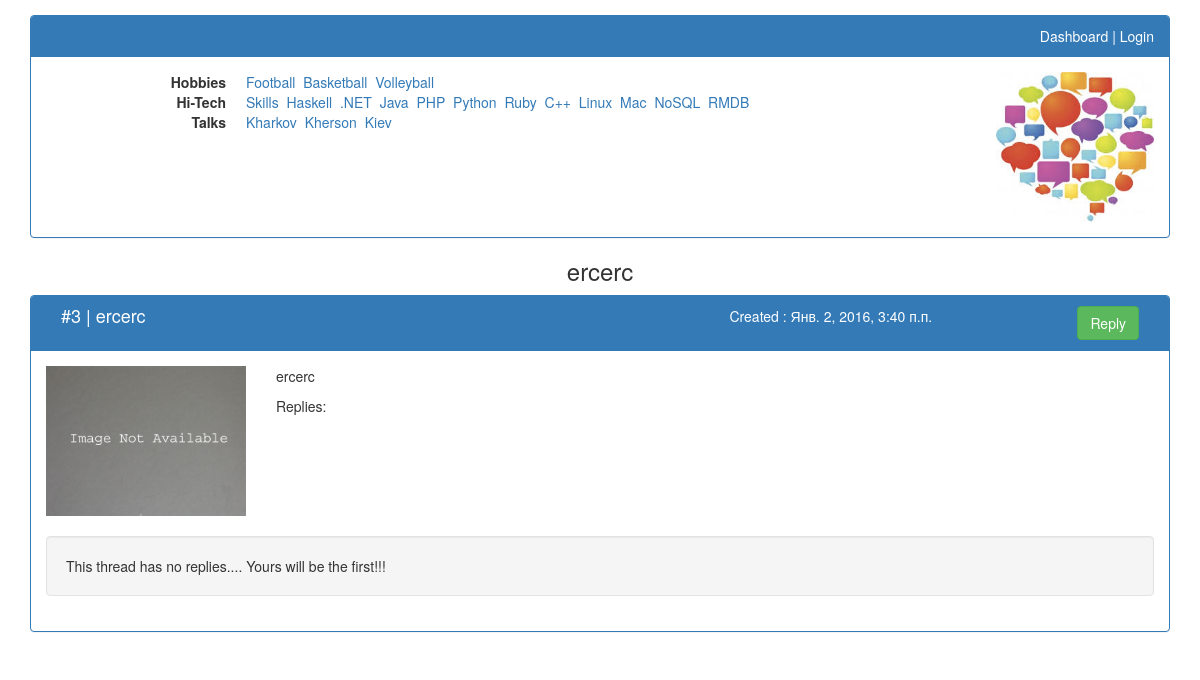
Page /thread/3/ on the committed database.
### IT_FORUM/models.py (models this page shows, shortened)
class Category(models.Model):
    class Meta:
        db_table = 'category'
        verbose_name = 'Thread category'
        verbose_name_plural = 'Thread categories'
    category_title = models.CharField(max_length=250, verbose_name='Title', blank=False, unique=True)
    parent_category = models.ForeignKey("self", blank=True, null=True)
    def __str__(self):
        return self.category_title

class Thread(models.Model):
    class Meta:
        db_table = 'thread'
        verbose_name = 'Thread'
        verbose_name_plural = 'Threads'
    thread_author = models.CharField(max_length=250, verbose_name='Your name', blank=True)
    thread_author_email = models.EmailField(verbose_name='Your e-mail', blank=True)
    thread_title = models.CharField(max_length=250, verbose_name='Thread title', blank=False, unique=True)
    thread_text = models.TextField(verbose_name='Thread description', blank=False)
    thread_date = models.DateTimeField(auto_now_add=True, verbose_name='Created', blank=False)
    thread_change_date = models.DateTimeField(auto_now=True, verbose_name='Changed')
    thread_category = models.ForeignKey(Category)
    thread_image = models.ImageField(upload_to="", default="ImageNot.jpg")

### IT_FORUM/views.py (the view)
# urls.py: url(r'thread/([0-9]+)/$', thread_page, name="thread_page"),
def thread_page(request, thread_id=1):
    args = dict()
    args['main_categories'] = get_cat_and_subcat_dict(request)
    args['replies'] = list(Reply.objects.filter(reply_to_thread__id=thread_id))
    request.session['thread_id'] = thread_id
    if request.user.is_authenticated():
        form = ReplyForm(initial={'reply_author': request.user.get_username(),
                                  'reply_author_email': request.user.email})
        form.fields['reply_author'].widget.attrs['readonly'] = True
        form.fields['reply_author_email'].widget.attrs['readonly'] = True
        args["form"] = form
    else:
        args["form"] = ReplyForm
    args['thread'] = Thread.objects.get(id=thread_id)
    return render(request, "One_thread_content.html", args)

### IT_FORUM/views.py (called while the page is built)
def get_cat_and_subcat_dict(request):
    categories_with_subcategories_dict = dict()
    categories_with_subcategories_dict["Hobbies"] = Category.objects.filter(
        parent_category__category_title="Hobbies")
    categories_with_subcategories_dict["Hi_Tech"] = Category.objects.filter(
        parent_category__category_title="Hi-Tech")
    categories_with_subcategories_dict["Talks"] = Category.objects.filter(
        parent_category__category_title="Talks")
    if request.user.is_authenticated():
        categories_with_subcategories_dict["Big_Boss"] = Category.objects\
            .filter(parent_category__category_title="Big Boss")
        categories_with_subcategories_dict["HR"] = Category.objects.filter(
            parent_category__category_title="HR")
    return categories_with_subcategories_dict

### templates/One_thread_content.html (shortened to what this page needs)
{% extends 'Threads_page_header.html' %}
{% load staticfiles %}
{% load bootstrap3 %}
{% block one_thread_page_content %}
    <div class="col-lg-12" id="thread_category_header">
        <h3>{{ thread.thread_title }}</h3>
    </div>
    <div class="col-lg-8 col-lg-offset-2">
    </div>
    <div class="col-lg-12">
        <div class="panel panel-primary">
            <div class="panel-heading clearfix" id="{{ thread.id }}">
                <div class="col-lg-7" id="thread_title"><h4>#{{ thread.id }} | {{ thread.thread_title }}</h4></div>
                <div class="col-lg-3" id="thread_date">
                    <p>Created : {{ thread.thread_date }}</p>
                </div>
                <div class="col-lg-2" id="button_div">
                    <button class="btn btn-success show_add_reply_form" data-reply_id="">Reply</button>
                </div>
            </div>
            <div class="panel-body">
                <div class="media">
                    <div class="media-left">
                        <img class="media-object logo_image" src="{{ thread.thread_image.url }}" alt="Thread photo.jpg">
                    </div>
                    <div class="media-body">
                        <p>{{ thread.thread_text }}</p>
                        <p>Replies:
                    </div>
                </div>
                {% for reply in replies %}
                    <div class="well reply">
                        <div class="row">
                            <div class="col-lg-10" id="{{ reply.id }}">
                                <p>#{{ reply.id }} Created : {{ reply.reply_date }}</p>
                                <a href="#{{ thread.id }}">>> {{ thread.thread_title }}&nbsp</a>
                                {% if reply.reply_to_reply %}
                                    <a href="#{{ reply.reply_to_reply }}">>> #{{ reply.reply_to_reply }}</a>
                                {% endif %}
                            </div>
                            <div class="col-lg-2" id="button_div">
                                <button class="btn btn-success show_add_reply_form" data-reply_id="{{ reply.id }}">Reply</button>
                            </div>
                        </div>
                        <div class="well reply">{{ reply.reply_text }}</div>
                        {% if reply.replies_to_this.all %}
                            <p>Replies:
                                {% for reply in reply.replies_to_this.all %}
                                    <a href="#{{ reply.id }}"> #{{ reply.id }}&nbsp</a>
                                {% endfor %}
                            </p>
                        {% endif %}
                    </div>
                {% empty %}
                    <div class="well reply">This thread has no replies.... Yours will be the first!!!</div>
                {% endfor %}
            </div>
        </div>
    </div>
{% endblock %}

### templates/Threads_page_header.html (shortened to what this page needs)
{% extends 'BasePage.html' %}
{% load staticfiles %}
{% block threads_page_header %}
    <div class="col-lg-12">
        <div class="panel panel-primary">
            <div class="panel-heading" id="threads_header_panel_header">
                {% if user.is_anonymous %}
                    <a href="{% url 'home' %}">Dashboard</a> |
                    <a href="{% url 'user_login' %}">Login</a>
                {% else %}
                    <a href="{% url 'home' %}">Dashboard</a> | {{ user }}
                {% endif %}
            </div>
            <div class="panel-body">
                <div class="media">
                    <div class="media-body">
                        <dl class="dl-horizontal">
                            <dt>Hobbies</dt>
                            <dd>
                                {% for sub_cat in main_categories.Hobbies %}
                                    <a href="{% url 'threads_category_page' sub_cat.id %}">{{ sub_cat }}&nbsp</a>
                                {% endfor %}
                            </dd>
                            <dt>Hi-Tech</dt>
                            <dd>
                                {% for sub_cat in main_categories.Hi_Tech %}
                                    <a href="{% url 'threads_category_page' sub_cat.id %}">{{ sub_cat }}&nbsp</a>
                                {% endfor %}
                            </dd>
                            <dt>Talks</dt>
                            <dd>
                                {% for sub_cat in main_categories.Talks %}
                                    <a href="{% url 'threads_category_page' sub_cat.id %}">{{ sub_cat }}&nbsp</a>
                                {% endfor %}
                            </dd>
                        </dl>
                    </div>
                    <div class="media-right">
                        <img class="media-object logo_image"
                             src="{% static 'site_images/Logo.jpg' %}"
                             alt="Logo.jpg">
                    </div>
                </div>
            </div>
        </div>
    </div>
    {% block one_thread_page_content %}{% endblock %}
{% endblock %}

### static/css/style.css (style rules this page uses)
h4 { display:inline; }
.panel-heading a { color: white; }
.logo_image { height: 150px }
#threads_header_panel_header { text-align: right; }
#thread_category_header > h3, #show_add_thread_form_div { text-align: center; margin-top: 0; margin-bottom: 10px; }
#thread_title { text-align: left; }
#thread_date { text-align: center; }
.media-body { padding-left:20px; }
.reply { margin-top:20px; hyphens: auto; }
#button_div { text-align: right; }

### rows in the picture
Category: category_title "Football"
Category: category_title "Basketball"
Category: category_title "Volleyball"
Category: category_title "Skills"
Category: category_title "Haskell"
Category: category_title ".NET"
Category: category_title "Java"
Category: category_title "PHP"
Category: category_title "Python"
Category: category_title "Ruby"
Category: category_title "C++"
Category: category_title "Linux"
Category: category_title "Mac"
Category: category_title "NoSQL"
Category: category_title "RMDB"
Category: category_title "Kharkov"
Category: category_title "Kherson"
Category: category_title "Kiev"
Thread: thread_title "ercerc", id "3", thread_date "Янв. 2, 2016, 3:40 п.п.", thread_image (picture), thread_text "ercerc"
